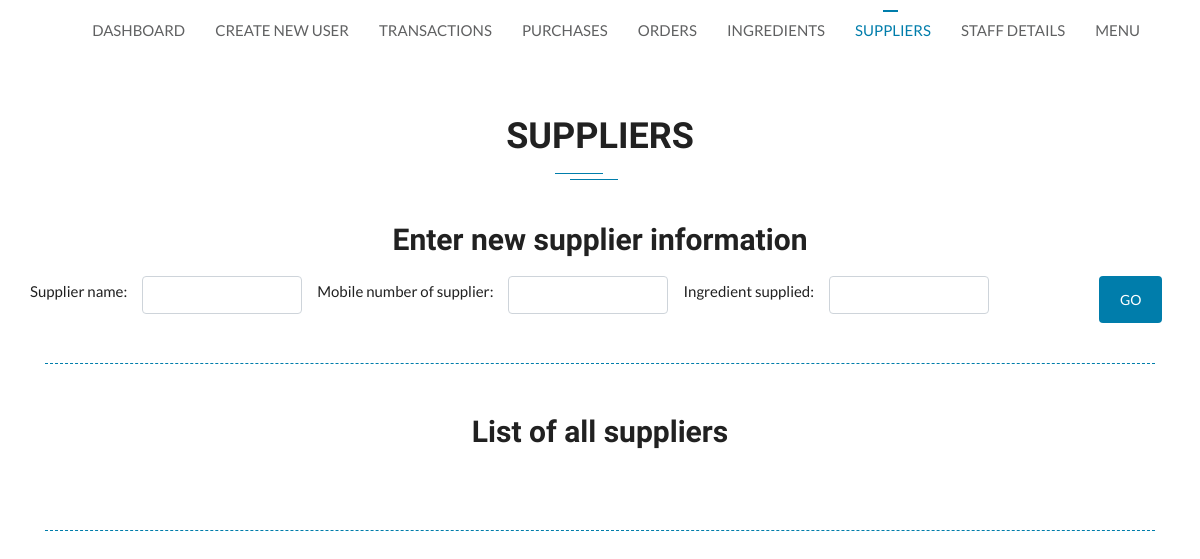
Page /suppliers.php on the earlier database version.
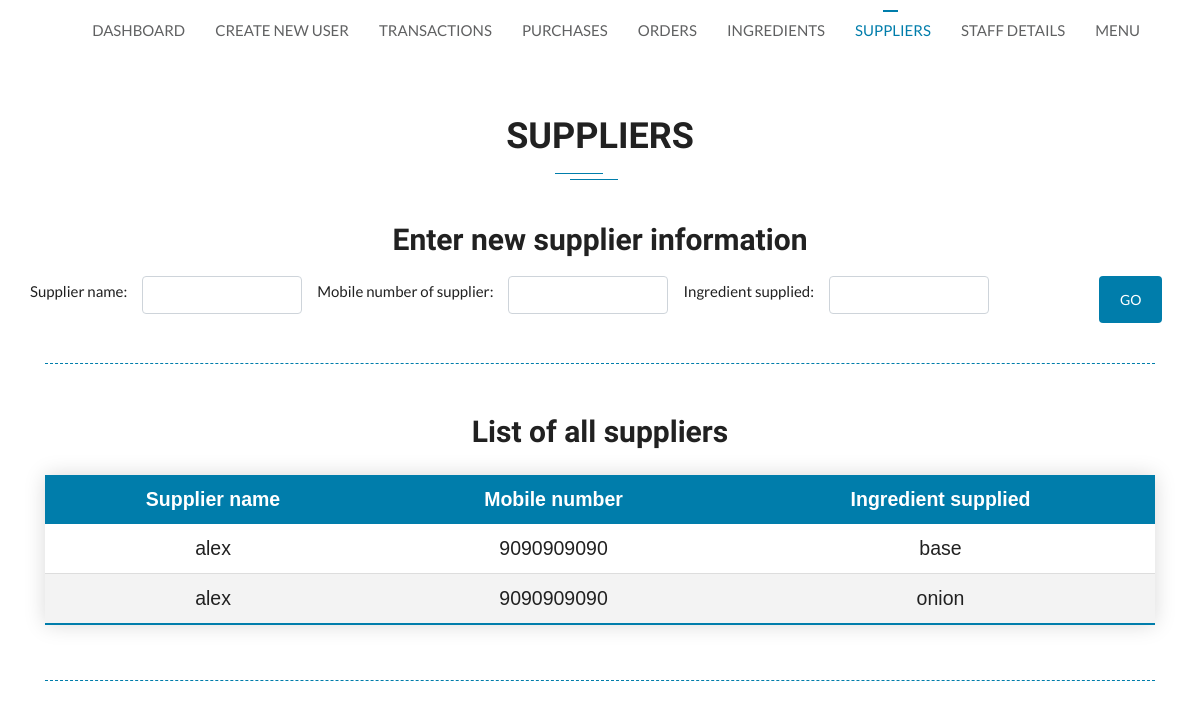
Same page on the later database version.
### tables this page shows
CREATE TABLE `ingredient_supplier` (
  `i_name` varchar(20) NOT NULL,
  `s_number` varchar(10) NOT NULL
);

CREATE TABLE `supplier_info` (
  `s_name` varchar(20) DEFAULT NULL,
  `s_number` varchar(10) NOT NULL
);

### suppliers.php (the view, shortened to what the changed rows need)
<?php
include_once ('root.php');
?>
<!DOCTYPE html>
<html lang="en">
    <head>
        <link rel="stylesheet" type="text/css" href="assets/css/bootstrap.min.css">
        <link rel="stylesheet" type="text/css" href="assets/fonts/line-icons.css">
        <link rel="stylesheet" type="text/css" href="assets/css/slicknav.css">
        <link rel="stylesheet" type="text/css" href="assets/css/nivo-lightbox.css">
        <link rel="stylesheet" type="text/css" href="assets/css/animate.css">
        <link rel="stylesheet" type="text/css" href="assets/css/main.css">
        <link rel="stylesheet" type="text/css" href="assets/css/responsive.css">
        <link rel="stylesheet" href="https://cdnjs.cloudflare.com/ajax/libs/font-awesome/4.7.0/css/font-awesome.min.css">
        <link rel="stylesheet" href="https://cdnjs.cloudflare.com/ajax/libs/font-awesome/4.7.0/css/font-awesome.min.css">
    </head>
    <body>
        <br /><br />
        <section class="section-padding">
            <div class="container">
                <div class="section-title-header text-center">
                    <h1 class="section-title wow fadeInUp" data-wow-delay="0.2s">
                      Suppliers
                    </h1>
                </div></br>
                <h1 style="font-size: 30px; text-align: center;">Enter new supplier information</h1>
                <div class="container-fluid br-line"></div><br />
            </div></br>
            <h1 style="font-size: 30px; text-align: center;">List of all suppliers</h1>
            <div class="container">
              <table style="width: 100%;" id="transactions" class="styled-table">
                <?php
                    $sql2 = "SELECT * FROM supplier_info,ingredient_supplier where supplier_info.s_number=ingredient_supplier.s_number";
                    if($result = mysqli_query($link,$sql2)){
                        if(mysqli_num_rows($result) > 0){
                ?>
                <thead>
                <tr>
                  <th>Supplier name</th>
                  <th>Mobile number</th>
                  <th>Ingredient supplied</th>
                </tr>
                </thead>
                <?php
                        while($row = mysqli_fetch_array($result)){
                            $dname = $row['s_name'];
                            $ddesc = $row['s_number'];
                            $dtype = $row['i_name'];
                ?>
                <tr>
                <td><?php echo $dname; ?></td>
                <td><?php echo $ddesc; ?></td>
                <td><?php echo $dtype; ?></td>
                </tr>
                <?php
                            }
                        }
                    }
                ?>
              </table>
            </div>
          </section>
    </body>
</html>

Differences in the rows shown:
added ingredient_supplier: s_number.s_name "alex", s_number "9090909090", i_name "base"
added ingredient_supplier: s_number.s_name "alex", s_number "9090909090", i_name "onion"
Other differences:
text now shown: "Supplier name Mobile number Ingredient supplied"
